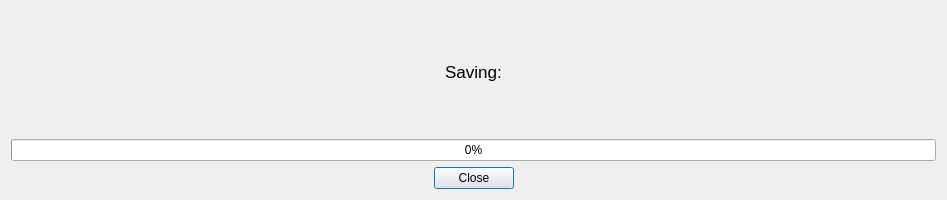
<?xml version="1.0" encoding="UTF-8"?>
<ui version="4.0">
 <class>ProgressDialog</class>
 <widget class="QDialog" name="ProgressDialog">
  <property name="windowModality">
   <enum>Qt::ApplicationModal</enum>
  </property>
  <property name="geometry">
   <rect>
    <x>0</x>
    <y>0</y>
    <width>947</width>
    <height>200</height>
   </rect>
  </property>
  <property name="sizePolicy">
   <sizepolicy hsizetype="Fixed" vsizetype="Fixed">
    <horstretch>0</horstretch>
    <verstretch>0</verstretch>
   </sizepolicy>
  </property>
  <property name="minimumSize">
   <size>
    <width>640</width>
    <height>200</height>
   </size>
  </property>
  <property name="windowTitle">
   <string>Progress</string>
  </property>
  <property name="modal">
   <bool>true</bool>
  </property>
  <layout class="QVBoxLayout" name="verticalLayout">
   <item>
    <widget class="QLabel" name="filename">
     <property name="font">
      <font>
       <pointsize>13</pointsize>
      </font>
     </property>
     <property name="frameShape">
      <enum>QFrame::NoFrame</enum>
     </property>
     <property name="frameShadow">
      <enum>QFrame::Sunken</enum>
     </property>
     <property name="text">
      <string>Saving:</string>
     </property>
     <property name="alignment">
      <set>Qt::AlignCenter</set>
     </property>
    </widget>
   </item>
   <item>
    <widget class="QProgressBar" name="progressBar">
     <property name="value">
      <number>0</number>
     </property>
     <property name="orientation">
      <enum>Qt::Horizontal</enum>
     </property>
     <property name="invertedAppearance">
      <bool>false</bool>
     </property>
    </widget>
   </item>
   <item>
    <layout class="QHBoxLayout" name="horizontalLayout">
     <item>
      <spacer name="horizontalSpacer">
       <property name="orientation">
        <enum>Qt::Horizontal</enum>
       </property>
       <property name="sizeHint" stdset="0">
        <size>
         <width>40</width>
         <height>20</height>
        </size>
       </property>
      </spacer>
     </item>
     <item>
      <widget class="QPushButton" name="closeButton">
       <property name="text">
        <string>Close</string>
       </property>
      </widget>
     </item>
     <item>
      <spacer name="horizontalSpacer_2">
       <property name="orientation">
        <enum>Qt::Horizontal</enum>
       </property>
       <property name="sizeHint" stdset="0">
        <size>
         <width>40</width>
         <height>20</height>
        </size>
       </property>
      </spacer>
     </item>
    </layout>
   </item>
  </layout>
 </widget>
 <resources/>
 <connections>
  <connection>
   <sender>closeButton</sender>
   <signal>clicked()</signal>
   <receiver>ProgressDialog</receiver>
   <slot>accept()</slot>
   <hints>
    <hint type="sourcelabel">
     <x>462</x>
     <y>155</y>
    </hint>
    <hint type="destinationlabel">
     <x>604</x>
     <y>174</y>
    </hint>
   </hints>
  </connection>
 </connections>
</ui>
